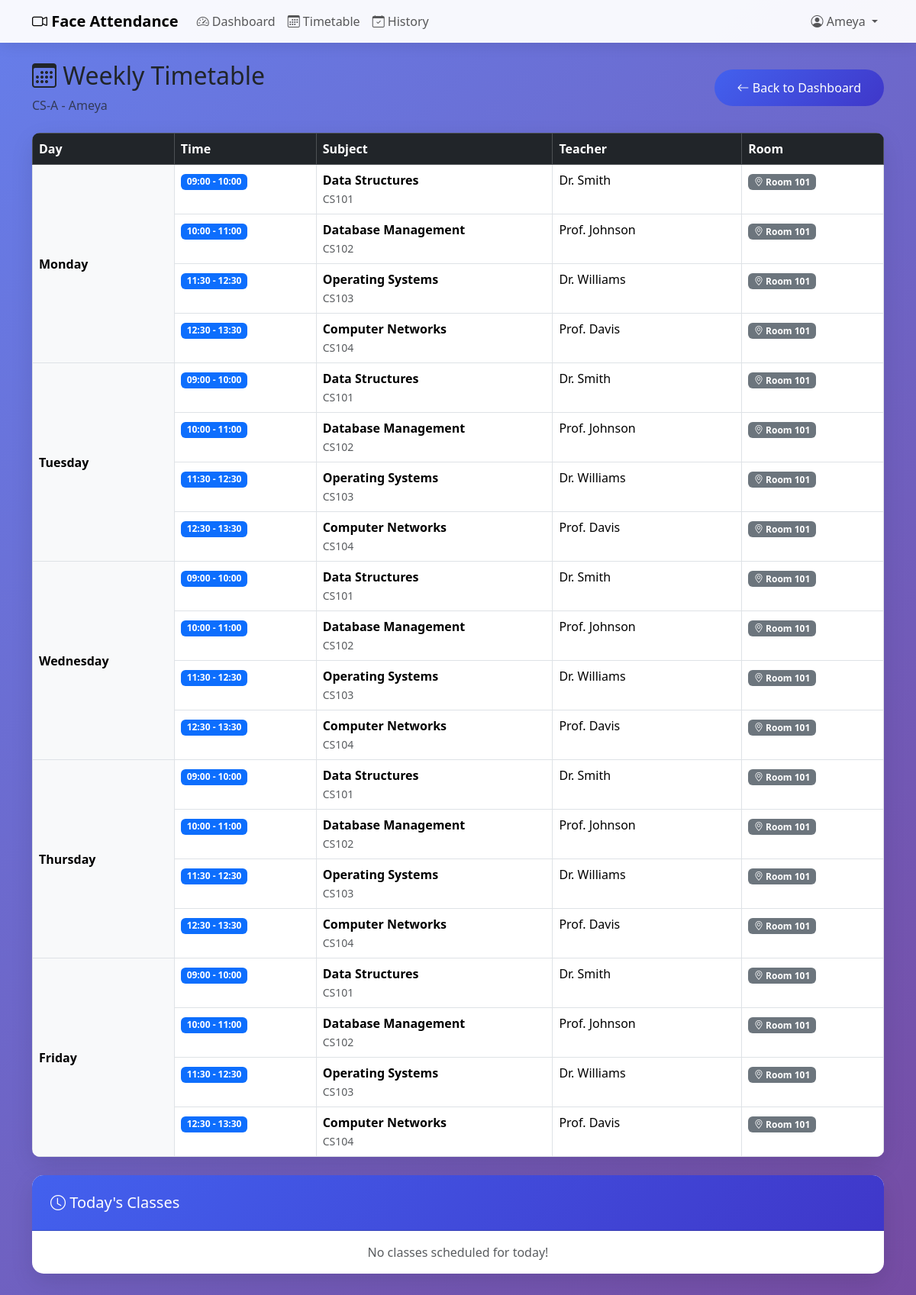
The app's page /timetable/ (signed in) with its own data.
### core/models.py (models this page shows, shortened)
class Student(models.Model):
    user = models.OneToOneField(User, on_delete=models.CASCADE, related_name='student_profile')
    roll_no = models.CharField(max_length=20, unique=True)
    name = models.CharField(max_length=100)
    classroom = models.ForeignKey(Classroom, on_delete=models.CASCADE, related_name='students')
    face_folder_name = models.CharField(max_length=100, blank=True, help_text="Folder name in known_faces/")
    photo_straight = models.CharField(max_length=255, blank=True, help_text="Front-facing photo path")
    photo_left = models.CharField(max_length=255, blank=True, help_text="Looking left photo path")
    photo_right = models.CharField(max_length=255, blank=True, help_text="Looking right photo path")
    class Meta:
        ordering = ['roll_no']

class Classroom(models.Model):
    name = models.CharField(max_length=50, unique=True)  # e.g., "CS-A", "IT-B"
    description = models.TextField(blank=True)
    def __str__(self):
        return self.name
    class Meta:
        ordering = ['name']

class Timetable(models.Model):
    DAYS_OF_WEEK = [
        (0, 'Monday'),
        (1, 'Tuesday'),
        (2, 'Wednesday'),
        (3, 'Thursday'),
        (4, 'Friday'),
        (5, 'Saturday'),
        (6, 'Sunday'),
    ]
    room = models.ForeignKey(Room, on_delete=models.CASCADE, related_name='timetable_entries', null=True, blank=True)
    classroom = models.ForeignKey(Classroom, on_delete=models.CASCADE, related_name='timetable_entries')
    subject = models.ForeignKey(Subject, on_delete=models.CASCADE, related_name='timetable_entries')
    teacher = models.ForeignKey(Teacher, on_delete=models.CASCADE, related_name='timetable_entries')
    day_of_week = models.IntegerField(choices=DAYS_OF_WEEK)
    start_time = models.TimeField()
    end_time = models.TimeField()
    is_recurring = models.BooleanField(default=True, help_text="False for extra/one-time lectures")
    extra_date = models.DateField(null=True, blank=True, help_text="Specific date for non-recurring lectures")
    class Meta:
        ordering = ['day_of_week', 'start_time']
        unique_together = ['room', 'day_of_week', 'start_time']

class Subject(models.Model):
    name = models.CharField(max_length=100)
    code = models.CharField(max_length=20, unique=True)  # e.g., "CS101"
    class Meta:
        ordering = ['code']

class Teacher(models.Model):
    user = models.OneToOneField(User, on_delete=models.CASCADE, related_name='teacher_profile', null=True, blank=True)
    name = models.CharField(max_length=100)
    email = models.EmailField(blank=True)
    class Meta:
        ordering = ['name']

class Room(models.Model):
    name = models.CharField(max_length=50, unique=True)  # e.g., "Room 101", "Lab 1"
    description = models.TextField(blank=True)
    camera_index = models.IntegerField(default=0, help_text="Camera index for cv2.VideoCapture (0 for default)")
    class Meta:
        ordering = ['name']

### core/views.py (the view)
# urls.py: path('timetable/', views.timetable_view, name='timetable'),
@login_required
def timetable_view(request):
    try:
        student = request.user.student_profile
    except Student.DoesNotExist:
        messages.error(request, "You don't have a student profile.")
        return redirect('login')
    timetable_entries = Timetable.objects.filter(
        classroom=student.classroom,
        is_recurring=True
    ).select_related('subject', 'teacher', 'room').order_by('day_of_week', 'start_time')
    days = ['Monday', 'Tuesday', 'Wednesday', 'Thursday', 'Friday', 'Saturday', 'Sunday']
    timetable_by_day = {}
    for day_idx, day_name in enumerate(days):
        day_entries = timetable_entries.filter(day_of_week=day_idx)
        if day_entries.exists():
            timetable_by_day[day_name] = day_entries
    context = {
        'student': student,
        'timetable_by_day': timetable_by_day,
        'days': days[:5],  # Monday to Friday only for display
    }
    return render(request, 'core/timetable.html', context)

### templates/core/timetable.html (shortened to what this page needs)
{% extends 'base.html' %}
{% block content %}
<div class="row mb-4">
    <div class="col-12">
        <div class="d-flex justify-content-between align-items-center">
            <div>
                <h2><i class="bi bi-calendar3"></i> Weekly Timetable</h2>
                <p class="text-muted mb-0">{{ student.classroom }} - {{ student.name }}</p>
            </div>
            <a href="{% url 'dashboard' %}" class="btn btn-primary">
                <i class="bi bi-arrow-left"></i> Back to Dashboard
            </a>
        </div>
    </div>
</div>
<div class="row">
    <div class="col-12">
        <div class="card">
            <div class="card-body p-0">
                {% if timetable_by_day %}
                <div class="table-responsive">
                    <table class="table table-bordered mb-0">
                        <thead class="table-dark">
                            <tr>
                                <th style="width: 15%;">Day</th>
                                <th style="width: 15%;">Time</th>
                                <th style="width: 25%;">Subject</th>
                                <th style="width: 20%;">Teacher</th>
                                <th style="width: 15%;">Room</th>
                            </tr>
                        </thead>
                        <tbody>
                            {% for day, entries in timetable_by_day.items %}
                                {% for entry in entries %}
                                <tr>
                                    {% if forloop.first %}
                                    <td rowspan="{{ entries.count }}" class="align-middle fw-bold bg-light">
                                        {{ day }}
                                    </td>
                                    {% endif %}
                                    <td>
                                        <span class="badge bg-primary">
                                            {{ entry.start_time|time:"H:i" }} - {{ entry.end_time|time:"H:i" }}
                                        </span>
                                    </td>
                                    <td>
                                        <strong>{{ entry.subject.name }}</strong>
                                        <br><small class="text-muted">{{ entry.subject.code }}</small>
                                    </td>
                                    <td>{{ entry.teacher.name }}</td>
                                    <td>
                                        <span class="badge bg-secondary">
                                            <i class="bi bi-geo-alt"></i> {{ entry.room.name }}
                                        </span>
                                    </td>
                                </tr>
                                {% endfor %}
                            {% endfor %}
                        </tbody>
                    </table>
                </div>
                {% else %}
                <div class="text-center py-5">
                    <i class="bi bi-calendar-x text-muted" style="font-size: 4rem;"></i>
                    <h4 class="text-muted mt-3">No timetable available</h4>
                    <p class="text-muted">Contact your administrator to set up the timetable.</p>
                </div>
                {% endif %}
            </div>
        </div>
    </div>
</div>
<div class="row mt-4">
    <div class="col-12">
        <div class="card border-primary">
            <div class="card-header bg-primary text-white">
                <h5 class="mb-0"><i class="bi bi-clock"></i> Today's Classes</h5>
            </div>
            <div class="card-body">
                {% with today=timetable_by_day|default_if_none:"" %}
                {% if todays_classes %}
                <div class="list-group list-group-flush">
                    {% for entry in todays_classes %}
                    <div class="list-group-item d-flex justify-content-between align-items-center">
                        <div>
                            <strong>{{ entry.subject.name }}</strong>
                            <span class="text-muted ms-2">with {{ entry.teacher.name }}</span>
                        </div>
                        <div>
                            <span class="badge bg-primary">{{ entry.start_time|time:"H:i" }} - {{ entry.end_time|time:"H:i" }}</span>
                            <span class="badge bg-secondary ms-1">{{ entry.room.name }}</span>
                        </div>
                    </div>
                    {% endfor %}
                </div>
                {% else %}
                <p class="text-muted mb-0 text-center">No classes scheduled for today!</p>
                {% endif %}
                {% endwith %}
            </div>
        </div>
    </div>
</div>
<div class="mb-5 pb-4"></div>
{% endblock %}

### templates/base.html (shortened to what this page needs)
<!DOCTYPE html>
<html lang="en">
<head>
    <link href="https://cdn.jsdelivr.net/npm/bootstrap@5.3.2/dist/css/bootstrap.min.css" rel="stylesheet">
    <link rel="stylesheet" href="https://cdn.jsdelivr.net/npm/bootstrap-icons@1.11.1/font/bootstrap-icons.css">
</head>
<body>
    {% if user.is_authenticated %}
    <nav class="navbar navbar-expand-lg navbar-light bg-light mb-4">
        <div class="container">
            {% if user.teacher_profile %}
            <a class="navbar-brand fw-bold text-success" href="{% url 'teacher_dashboard' %}">
                <i class="bi bi-person-workspace"></i> Teacher Portal
            </a>
            <button class="navbar-toggler" type="button" data-bs-toggle="collapse" data-bs-target="#navbarNav">
                <span class="navbar-toggler-icon"></span>
            </button>
            <div class="collapse navbar-collapse" id="navbarNav">
                <ul class="navbar-nav me-auto">
                    <li class="nav-item">
                        <a class="nav-link" href="{% url 'teacher_dashboard' %}"><i class="bi bi-speedometer2"></i> Dashboard</a>
                    </li>
                    <li class="nav-item">
                        <a class="nav-link" href="{% url 'teacher_timetable' %}"><i class="bi bi-calendar3"></i> My Timetable</a>
                    </li>
                    <li class="nav-item">
                        <a class="nav-link" href="{% url 'teacher_lecture_history' %}"><i class="bi bi-clock-history"></i> Lecture History</a>
                    </li>
                    <li class="nav-item">
                        <a class="nav-link" href="{% url 'teacher_schedule_extra' %}"><i class="bi bi-plus-circle"></i> Schedule Extra</a>
                    </li>
                    <li class="nav-item">
                        <a class="nav-link" href="{% url 'teacher_cancel_lectures' %}"><i class="bi bi-calendar-x"></i> Cancel Lectures</a>
                    </li>
                </ul>
                <ul class="navbar-nav">
                    <li class="nav-item dropdown">
                        <a class="nav-link dropdown-toggle" href="#" id="navbarDropdown" role="button" data-bs-toggle="dropdown">
                            <i class="bi bi-person-circle text-success"></i> {{ user.teacher_profile.name }}
                        </a>
                        <ul class="dropdown-menu dropdown-menu-end">
                            <li><a class="dropdown-item" href="{% url 'logout' %}"><i class="bi bi-box-arrow-right"></i> Logout</a></li>
                        </ul>
                    </li>
                </ul>
            </div>
            {% elif user.student_profile %}
            <a class="navbar-brand fw-bold" href="{% url 'dashboard' %}">
                <i class="bi bi-camera-video"></i> Face Attendance
            </a>
            <div class="collapse navbar-collapse" id="navbarNav">
                <ul class="navbar-nav me-auto">
                    <li class="nav-item">
                        <a class="nav-link" href="{% url 'dashboard' %}"><i class="bi bi-speedometer2"></i> Dashboard</a>
                    </li>
                    <li class="nav-item">
                        <a class="nav-link" href="{% url 'timetable' %}"><i class="bi bi-calendar3"></i> Timetable</a>
                    </li>
                    <li class="nav-item">
                        <a class="nav-link" href="{% url 'attendance_history' %}"><i class="bi bi-calendar-check"></i> History</a>
                    </li>
                </ul>
                <ul class="navbar-nav">
                    <li class="nav-item dropdown">
                        <a class="nav-link dropdown-toggle" href="#" id="navbarDropdown" role="button" data-bs-toggle="dropdown">
                            <i class="bi bi-person-circle"></i> {{ user.student_profile.name }}
                        </a>
                    </li>
                </ul>
            </div>
            {% endif %}
        </div>
    </nav>
    {% endif %}
    <div class="container">
        {% block content %}{% endblock %}
    </div>
</body>
</html>

### templates/base.html (style rules this page uses)
:root { --primary-color: #4361ee; --secondary-color: #3f37c9; --success-color: #06d6a0; --danger-color: #ef476f; --warning-color: #ffd166; }
body { background: linear-gradient(135deg, #667eea 0%, #764ba2 100%); min-height: 100vh; }
.card { border: none; border-radius: 15px; box-shadow: 0 10px 30px rgba(0, 0, 0, 0.1); }
.card-header { background: linear-gradient(135deg, var(--primary-color), var(--secondary-color)); color: white; border-radius: 15px 15px 0 0 !important; padding: 1.5rem; }
.btn-primary { background: linear-gradient(135deg, var(--primary-color), var(--secondary-color)); border: none; padding: 12px 30px; border-radius: 25px; transition: transform 0.3s ease, box-shadow 0.3s ease; }
.navbar { background: rgba(255, 255, 255, 0.95) !important; box-shadow: 0 2px 20px rgba(0, 0, 0, 0.1); }
.table { border-radius: 10px; overflow: hidden; }

### records on screen
Student: classroom "CS-A", name "Ameya"
Timetable: day "Monday", start_time "09:00", end_time "10:00", subject.name "Data Structures", subject.code "CS101", teacher.name "Dr. Smith", room.name "Room 101"
Timetable: start_time "10:00", end_time "11:00", subject.name "Database Management", subject.code "CS102", teacher.name "Prof. Johnson", room.name "Room 101"
Timetable: start_time "11:30", end_time "12:30", subject.name "Operating Systems", subject.code "CS103", teacher.name "Dr. Williams", room.name "Room 101"
Timetable: start_time "12:30", end_time "13:30", subject.name "Computer Networks", subject.code "CS104", teacher.name "Prof. Davis", room.name "Room 101"
Timetable: day "Tuesday", start_time "09:00", end_time "10:00", subject.name "Data Structures", subject.code "CS101", teacher.name "Dr. Smith", room.name "Room 101"
Timetable: start_time "10:00", end_time "11:00", subject.name "Database Management", subject.code "CS102", teacher.name "Prof. Johnson", room.name "Room 101"
Timetable: start_time "11:30", end_time "12:30", subject.name "Operating Systems", subject.code "CS103", teacher.name "Dr. Williams", room.name "Room 101"
Timetable: start_time "12:30", end_time "13:30", subject.name "Computer Networks", subject.code "CS104", teacher.name "Prof. Davis", room.name "Room 101"
Timetable: day "Wednesday", start_time "09:00", end_time "10:00", subject.name "Data Structures", subject.code "CS101", teacher.name "Dr. Smith", room.name "Room 101"
Timetable: start_time "10:00", end_time "11:00", subject.name "Database Management", subject.code "CS102", teacher.name "Prof. Johnson", room.name "Room 101"
Timetable: start_time "11:30", end_time "12:30", subject.name "Operating Systems", subject.code "CS103", teacher.name "Dr. Williams", room.name "Room 101"
Timetable: start_time "12:30", end_time "13:30", subject.name "Computer Networks", subject.code "CS104", teacher.name "Prof. Davis", room.name "Room 101"
Timetable: day "Thursday", start_time "09:00", end_time "10:00", subject.name "Data Structures", subject.code "CS101", teacher.name "Dr. Smith", room.name "Room 101"
Timetable: start_time "10:00", end_time "11:00", subject.name "Database Management", subject.code "CS102", teacher.name "Prof. Johnson", room.name "Room 101"
Timetable: start_time "11:30", end_time "12:30", subject.name "Operating Systems", subject.code "CS103", teacher.name "Dr. Williams", room.name "Room 101"
Timetable: start_time "12:30", end_time "13:30", subject.name "Computer Networks", subject.code "CS104", teacher.name "Prof. Davis", room.name "Room 101"
Timetable: day "Friday", start_time "09:00", end_time "10:00", subject.name "Data Structures", subject.code "CS101", teacher.name "Dr. Smith", room.name "Room 101"
Timetable: start_time "10:00", end_time "11:00", subject.name "Database Management", subject.code "CS102", teacher.name "Prof. Johnson", room.name "Room 101"
Timetable: start_time "11:30", end_time "12:30", subject.name "Operating Systems", subject.code "CS103", teacher.name "Dr. Williams", room.name "Room 101"
Timetable: start_time "12:30", end_time "13:30", subject.name "Computer Networks", subject.code "CS104", teacher.name "Prof. Davis", room.name "Room 101"

### other values on screen
{{ user.student_profile.name }} "Ameya"
